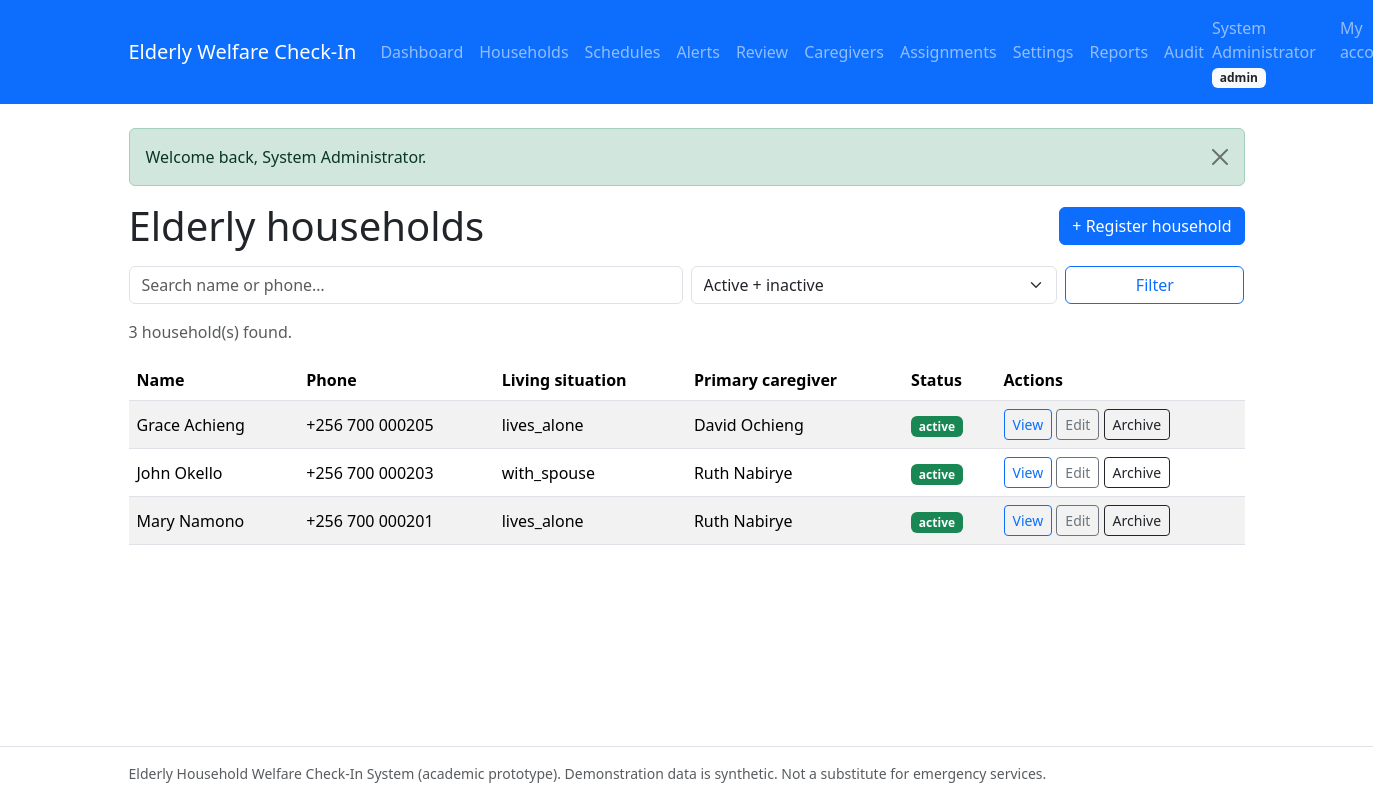
Page /admin/elderly.php (signed in) on the committed database.
### tables this page shows
CREATE TABLE users (
  id                 INT UNSIGNED NOT NULL AUTO_INCREMENT,
  full_name          VARCHAR(100) NOT NULL,
  email              VARCHAR(150) NOT NULL,
  phone              VARCHAR(20) NULL DEFAULT NULL,
  password_hash      VARCHAR(255) NOT NULL COMMENT 'bcrypt hash only, never plain text',
  role               ENUM('admin','caregiver','elderly') NOT NULL
                     COMMENT 'elderly = elderly person OR authorized family member',
  elderly_profile_id INT UNSIGNED NULL DEFAULT NULL
                     COMMENT 'set only for role=elderly; links login to permitted profile',
  status             ENUM('active','suspended') NOT NULL DEFAULT 'active',
  created_at         TIMESTAMP NOT NULL DEFAULT CURRENT_TIMESTAMP,
  updated_at         TIMESTAMP NOT NULL DEFAULT CURRENT_TIMESTAMP ON UPDATE CURRENT_TIMESTAMP,
  PRIMARY KEY (id),
  UNIQUE KEY uq_users_email (email),
  INDEX idx_users_role (role),
  INDEX idx_users_status (status)
);

CREATE TABLE elderly_profiles (
  id                           INT UNSIGNED NOT NULL AUTO_INCREMENT,
  full_name                    VARCHAR(100) NOT NULL,
  date_of_birth                DATE NULL DEFAULT NULL,
  gender                       ENUM('male','female','other','prefer_not_to_say') NULL DEFAULT NULL,
  address                      TEXT NULL DEFAULT NULL,
  phone                        VARCHAR(20) NULL DEFAULT NULL,
  emergency_contact_name       VARCHAR(100) NULL DEFAULT NULL,
  emergency_contact_phone      VARCHAR(20) NULL DEFAULT NULL,
  emergency_contact_relationship VARCHAR(50) NULL DEFAULT NULL,
  secondary_contact_user_id    INT UNSIGNED NULL DEFAULT NULL
                               COMMENT 'authorized escalation recipient (FK users)',
  living_situation             VARCHAR(100) NULL DEFAULT NULL,
  welfare_notes                TEXT NULL DEFAULT NULL
                               COMMENT 'non-diagnostic welfare notes only',
  status                       ENUM('active','inactive','archived') NOT NULL DEFAULT 'active',
  created_by                   INT UNSIGNED NULL DEFAULT NULL,
  created_at                   TIMESTAMP NOT NULL DEFAULT CURRENT_TIMESTAMP,
  updated_at                   TIMESTAMP NOT NULL DEFAULT CURRENT_TIMESTAMP ON UPDATE CURRENT_TIMESTAMP,
  PRIMARY KEY (id),
  INDEX idx_elderly_status (status),
  INDEX idx_elderly_name (full_name),
  INDEX idx_elderly_secondary (secondary_contact_user_id),
  CONSTRAINT fk_elderly_secondary FOREIGN KEY (secondary_contact_user_id)
    REFERENCES users (id) ON DELETE SET NULL ON UPDATE CASCADE,
  CONSTRAINT fk_elderly_created_by FOREIGN KEY (created_by)
    REFERENCES users (id) ON DELETE SET NULL ON UPDATE CASCADE
);

### includes/functions.php (called while the page is built, shortened)
<?php
require_once __DIR__ . '/../config/database.php';
function e(?string $value): string
{
    return htmlspecialchars((string) $value, ENT_QUOTES, 'UTF-8');
}
function flashes(): array
{
    $pending = $_SESSION['flashes'] ?? [];
    return $pending;
}
function pager(int $total, int $perPage, int $page): array
{
    $pages = max(1, (int) ceil($total / $perPage));
    $page  = min(max(1, $page), $pages);
    return ['total' => $total, 'pages' => $pages, 'page' => $page,
            'offset' => ($page - 1) * $perPage, 'limit' => $perPage];
}

### config/database.php (called while the page is built, shortened)
<?php
try {
    $pdo = new PDO(
        'mysql:host=' . DB_HOST . ';dbname=' . DB_NAME . ';charset=' . DB_CHARSET,
        DB_USER,
        DB_PASS,
        [
            PDO::ATTR_ERRMODE            => PDO::ERRMODE_EXCEPTION,
            PDO::ATTR_DEFAULT_FETCH_MODE => PDO::FETCH_ASSOC,
            PDO::ATTR_EMULATE_PREPARES   => false,
        ]
    );
    $pdo->exec("SET time_zone = '" . DB_TIMEZONE_OFFSET . "'");
} catch (PDOException $e) {
    error_log('Database connection failed: ' . $e->getMessage());
    if (PHP_SAPI === 'cli') {
        fwrite(STDERR, "Database connection failed. Check config/database.php and that MySQL is running.\n");
        exit(1);
    }
    http_response_code(500);
    exit('Database connection failed. Please check the configuration and try again.');
}
function db(): PDO
{
    global $pdo;
    return $pdo;
}

### includes/auth.php (called while the page is built, shortened)
<?php
require_once __DIR__ . '/functions.php';
function current_user(): ?array
{
    $stmt = db()->prepare(
        'SELECT id, full_name, email, role, elderly_profile_id, status
         FROM users WHERE id = :id'
    );
    $stmt->execute(['id' => $_SESSION['user_id']]);
    $user = $stmt->fetch();
    return $user;
}
        ?>
        <?php
function role_home(string $role): string
{
    return match ($role) {
        'admin'     => 'admin/dashboard.php',
        'caregiver' => 'caregiver/dashboard.php',
        default     => 'elderly/checkin.php',
    };
}

### admin/elderly.php (the view, shortened to what this page needs)
<?php
require_once __DIR__ . '/../includes/auth.php';
$q      = trim($_GET['q'] ?? '');
$status = $_GET['status'] ?? 'open';
$page = max(1, (int) ($_GET['page'] ?? 1));
$where  = [];
$params = [];
if ($status === 'open') {
    $where[] = "ep.status IN ('active','inactive')";
} elseif ($status !== 'all') {
    $where[]         = 'ep.status = :status';
    $params['status'] = $status;
}
$whereSql = $where ? 'WHERE ' . implode(' AND ', $where) : '';
$countStmt = db()->prepare("SELECT COUNT(*) FROM elderly_profiles ep {$whereSql}");
$countStmt->execute($params);
$pg = pager((int) $countStmt->fetchColumn(), 10, $page);
$listStmt = db()->prepare(
    "SELECT ep.id, ep.full_name, ep.phone, ep.living_situation, ep.status,
            u.full_name AS primary_caregiver
     FROM elderly_profiles ep
     LEFT JOIN caregiver_assignments ca
       ON ca.elderly_id = ep.id AND ca.is_primary = 1 AND ca.status = 'active'
     LEFT JOIN users u ON u.id = ca.caregiver_id
     {$whereSql}
     ORDER BY ep.full_name ASC
     LIMIT :limit OFFSET :offset"
);
$listStmt->bindValue('limit', $pg['limit'], PDO::PARAM_INT);
$listStmt->bindValue('offset', $pg['offset'], PDO::PARAM_INT);
$listStmt->execute();
$rows = $listStmt->fetchAll();
$statusBadge = ['active' => 'success', 'inactive' => 'secondary', 'archived' => 'dark'];
$rootPrefix = '../';
require_once __DIR__ . '/../includes/header.php';
?>
<div class="d-flex justify-content-between align-items-center mb-3">
    <h1 class="mb-0">Elderly households</h1>
    <a class="btn btn-primary" href="elderly_form.php">+ Register household</a>
</div>
<form method="get" class="row g-2 mb-3">
    <div class="col-md-6">
        <input class="form-control" type="search" name="q" value="<?= e($q) ?>"
               placeholder="Search name or phone…" maxlength="100">
    </div>
    <div class="col-md-4">
        <select class="form-select" name="status">
            <?php foreach (['open' => 'Active + inactive', 'all' => 'All statuses', 'active' => 'Active', 'inactive' => 'Inactive', 'archived' => 'Archived'] as $val => $label): ?>
                <option value="<?= e($val) ?>" <?= $status === $val ? 'selected' : '' ?>><?= e($label) ?></option>
            <?php endforeach; ?>
        </select>
    </div>
    <div class="col-md-2"><button class="btn btn-outline-primary w-100" type="submit">Filter</button></div>
</form>
<p class="text-muted"><?= e((string) $pg['total']) ?> household(s) found.</p>
<?php if (!$rows): ?>
    <div class="alert alert-info">No households match.
        <?php if ($q === '' && $status === 'open'): ?>Register the first one above.<?php endif; ?>
    </div>
<?php else: ?>
<div class="table-responsive">
<table class="table table-striped align-middle">
    <thead><tr><th>Name</th><th>Phone</th><th>Living situation</th><th>Primary caregiver</th><th>Status</th><th>Actions</th></tr></thead>
    <tbody>
    <?php foreach ($rows as $r): ?>
        <tr>
            <td><?= e($r['full_name']) ?></td>
            <td><?= e($r['phone'] ?? '—') ?></td>
            <td><?= e($r['living_situation'] ?? '—') ?></td>
            <td><?= e($r['primary_caregiver'] ?? '— none —') ?></td>
            <td><span class="badge bg-<?= e($statusBadge[$r['status']] ?? 'secondary') ?>"><?= e($r['status']) ?></span></td>
            <td class="text-nowrap">
                <a class="btn btn-sm btn-outline-primary" href="elderly_view.php?id=<?= (int) $r['id'] ?>">View</a>
                <a class="btn btn-sm btn-outline-secondary" href="elderly_form.php?id=<?= (int) $r['id'] ?>">Edit</a>
                <form method="post" action="elderly.php" class="d-inline">
                    <?php if ($r['status'] === 'archived'): ?>
                        <input type="hidden" name="action" value="restore">
                        <button class="btn btn-sm btn-outline-success" type="submit">Restore</button>
                    <?php else: ?>
                        <button class="btn btn-sm btn-outline-dark" type="submit"
                                data-confirm="Archive <?= e($r['full_name']) ?>? History is kept.">Archive</button>
                    <?php endif; ?>
                </form>
            </td>
        </tr>
    <?php endforeach; ?>
    </tbody>
</table>
</div>
<?php endif; ?>
<?php require_once __DIR__ . '/../includes/footer.php'; ?>

### includes/header.php (shortened to what this page needs)
<?php
require_once __DIR__ . '/functions.php';
require_once __DIR__ . '/auth.php';
$rootPrefix = $rootPrefix ?? '';
$user       = current_user();
$homeUrl    = $rootPrefix . ($user ? role_home($user['role']) : 'index.php');
?>
<!doctype html>
<html lang="en">
<head>
    <link rel="stylesheet" href="<?= e($rootPrefix) ?>assets/css/bootstrap.min.css">
    <link rel="stylesheet" href="<?= e($rootPrefix) ?>assets/css/app.css">
</head>
<body>
<nav class="navbar navbar-expand-lg navbar-dark bg-primary mb-4">
    <div class="container">
        <a class="navbar-brand" href="<?= e($homeUrl) ?>">Elderly Welfare Check-In</a>
        <div class="collapse navbar-collapse" id="nav">
            <ul class="navbar-nav me-auto">
                <?php if ($user && $user['role'] === 'admin'): ?>
                    <li class="nav-item"><a class="nav-link" href="<?= e($rootPrefix) ?>admin/dashboard.php">Dashboard</a></li>
                    <li class="nav-item"><a class="nav-link" href="<?= e($rootPrefix) ?>admin/elderly.php">Households</a></li>
                    <li class="nav-item"><a class="nav-link" href="<?= e($rootPrefix) ?>admin/schedules.php">Schedules</a></li>
                    <li class="nav-item"><a class="nav-link" href="<?= e($rootPrefix) ?>caregiver/alerts.php">Alerts</a></li>
                    <li class="nav-item"><a class="nav-link" href="<?= e($rootPrefix) ?>caregiver/review.php">Review</a></li>
                    <li class="nav-item"><a class="nav-link" href="<?= e($rootPrefix) ?>admin/caregivers.php">Caregivers</a></li>
                    <li class="nav-item"><a class="nav-link" href="<?= e($rootPrefix) ?>admin/assignments.php">Assignments</a></li>
                    <li class="nav-item"><a class="nav-link" href="<?= e($rootPrefix) ?>admin/settings.php">Settings</a></li>
                    <li class="nav-item"><a class="nav-link" href="<?= e($rootPrefix) ?>admin/reports.php">Reports</a></li>
                    <li class="nav-item"><a class="nav-link" href="<?= e($rootPrefix) ?>admin/audit.php">Audit</a></li>
                <?php elseif ($user): ?>
                    <li class="nav-item"><a class="nav-link" href="<?= e($rootPrefix) ?>elderly/checkin.php">My check-ins</a></li>
                    <li class="nav-item"><a class="nav-link" href="<?= e($rootPrefix) ?>elderly/profile.php">My profile</a></li>
                <?php endif; ?>
            </ul>
            <ul class="navbar-nav">
                <?php if ($user): ?>
                    <li class="nav-item navbar-text me-3">
                        <?= e($user['full_name']) ?>
                        <span class="badge bg-light text-dark"><?= e($user['role']) ?></span>
                    </li>
                    <li class="nav-item"><a class="nav-link" href="<?= e($rootPrefix) ?>account.php">My account</a></li>
                <?php else: ?>
                    <li class="nav-item"><a class="nav-link" href="<?= e($rootPrefix) ?>login.php">Log in</a></li>
                <?php endif; ?>
            </ul>
        </div>
    </div>
</nav>
<main class="container mb-5">
    <?php foreach (flashes() as $flash): ?>
        <div class="alert alert-<?= e($flash['type']) ?> alert-dismissible fade show" role="alert">
            <?= e($flash['message']) ?>
            <button type="button" class="btn-close" data-bs-dismiss="alert" aria-label="Close"></button>
        </div>
    <?php endforeach; ?>

### assets/css/app.css (style rules this page uses)
body { display: flex; flex-direction: column; min-height: 100vh; }
main { flex: 1; }

### rows in the picture
users: full_name "System Administrator", role "admin"
elderly_profiles: full_name "Grace Achieng", phone "+256 700 000205", living_situation "lives_alone", users.full_name "David Ochieng", status "active"
elderly_profiles: full_name "John Okello", phone "+256 700 000203", living_situation "with_spouse", users.full_name "Ruth Nabirye", status "active"
elderly_profiles: full_name "Mary Namono", phone "+256 700 000201", living_situation "lives_alone", users.full_name "Ruth Nabirye", status "active"

### other values in the picture
$flash['message'] "Welcome back, System Administrator."
$pg['total'] "3"
form field status "Active + inactive"
